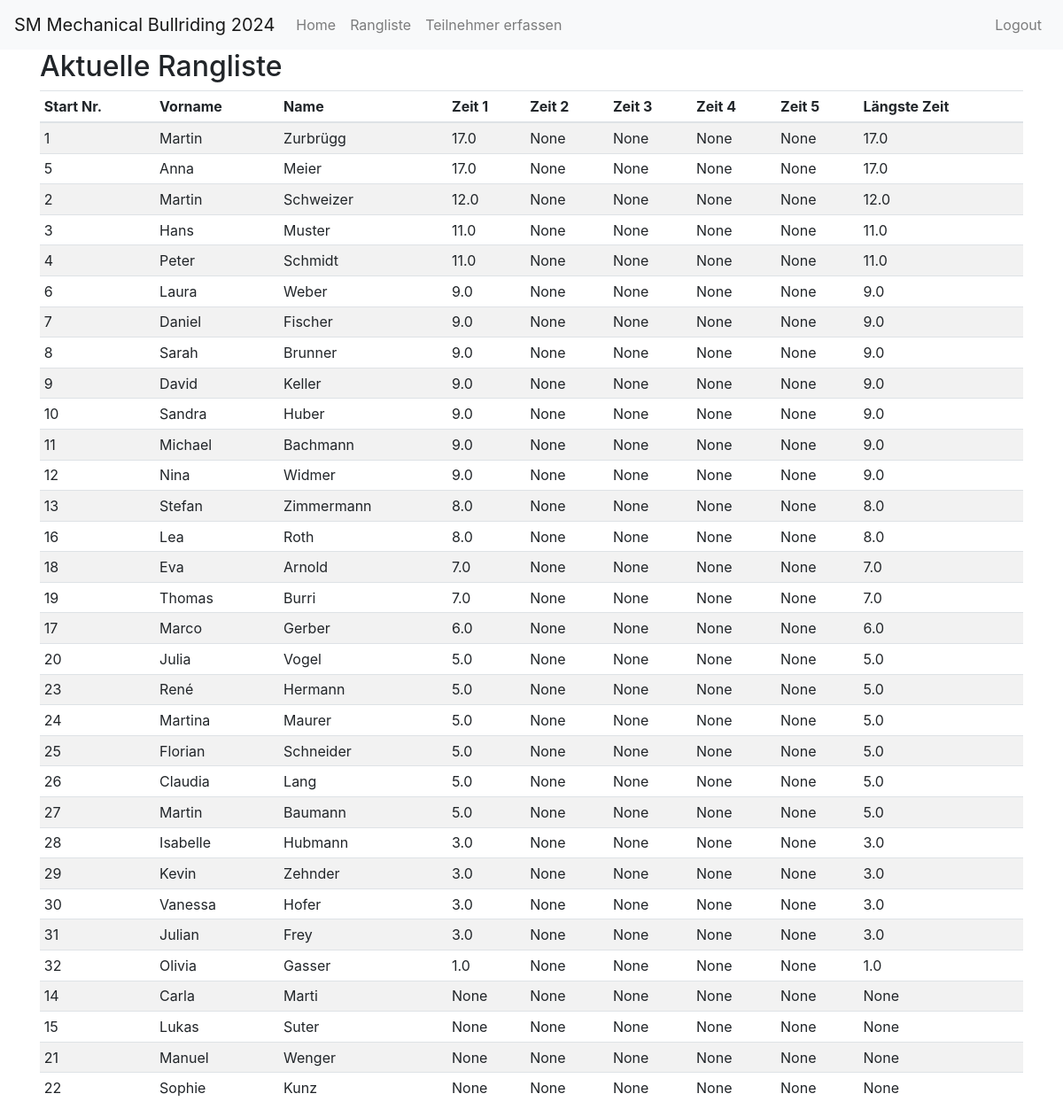
The page /ranking (signed in) on the database as committed earlier.
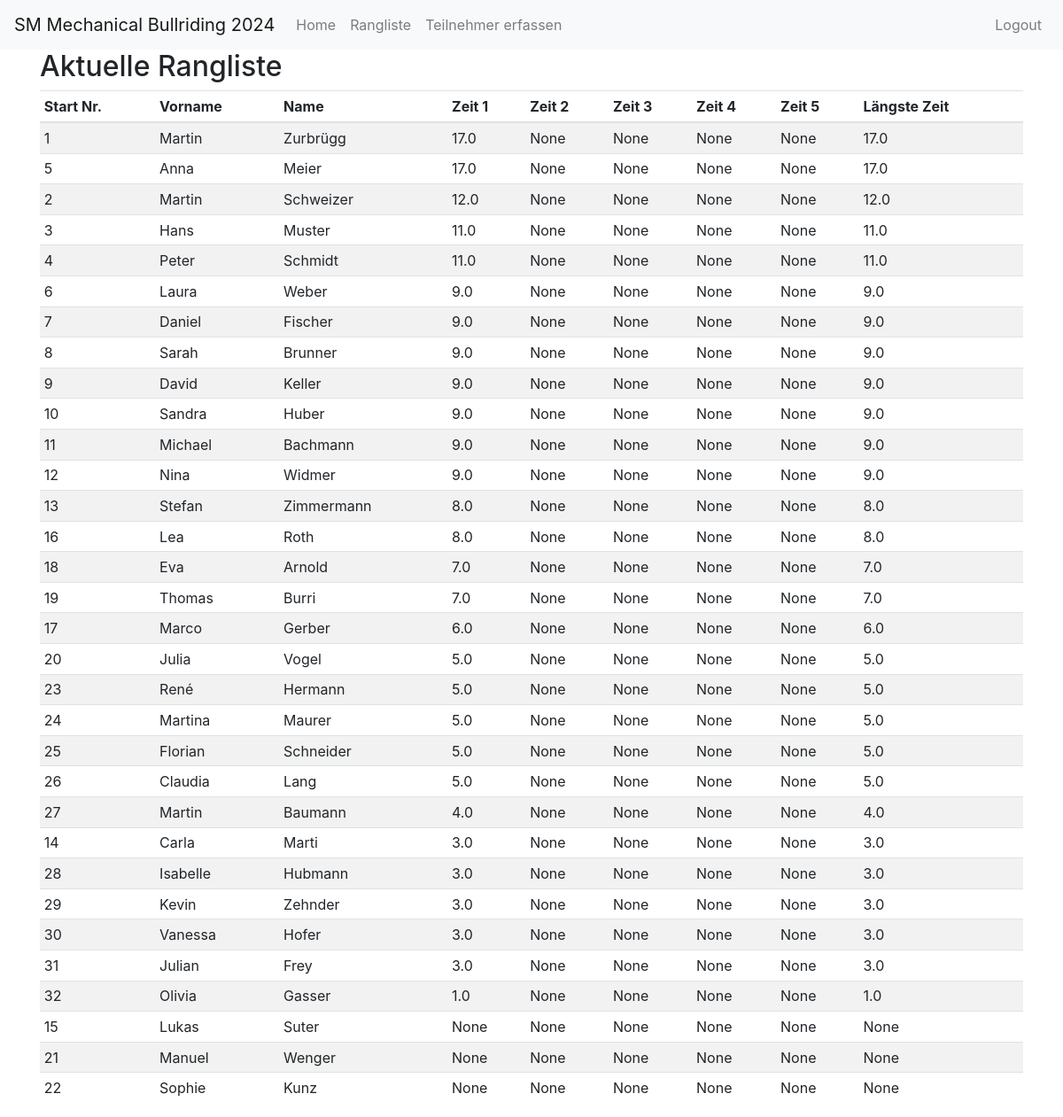
The same page on the database as committed later.
### app/models.py (models this page shows)
class Participant(db.Model):
    id = db.Column(db.Integer, primary_key=True)
    active = db.Column(db.Boolean, default=False)
    start_nr = db.Column(db.Integer, nullable=True, unique=True)
    first_name = db.Column(db.String(64), nullable=False)
    last_name = db.Column(db.String(64), nullable=False)
    address = db.Column(db.String(128), nullable=False)
    postal_code = db.Column(db.String(10), nullable=False)
    city = db.Column(db.String(64), nullable=False)
    email = db.Column(db.String(120), nullable=True)
    phone = db.Column(db.String(20), nullable=True)
    time1 = db.Column(db.Float, nullable=True)
    time2 = db.Column(db.Float, nullable=True)
    time3 = db.Column(db.Float, nullable=True)
    time4 = db.Column(db.Float, nullable=True)
    time5 = db.Column(db.Float, nullable=True)
    time6 = db.Column(db.Float, nullable=True)
    round1_passed = db.Column(db.Boolean, default=False)
    round2_passed = db.Column(db.Boolean, default=False)
    round3_passed = db.Column(db.Boolean, default=False)
    round4_passed = db.Column(db.Boolean, default=False)
    round5_passed = db.Column(db.Boolean, default=False)
    @property
    def longest_time(self):
        times = [t for t in [self.time1, self.time2, self.time3, self.time4, self.time5] if t is not None]
        return max(times) if times else None

### app/routes.py (the view)
@bp.route('/ranking')
@login_required
def ranking():
    participants = Participant.query.all() if current_user.is_authenticated else []
    rankings = sorted(participants, key=lambda p: p.longest_time if p.longest_time is not None else 0, reverse=True)
    return render_template('ranking.html', title='Rangliste', rankings=rankings)

### app/models.py (called while the page is built)
@login.user_loader
def load_user(id):
    return User.query.get(int(id))

### app/templates/ranking.html
{% extends "base.html" %}
{% block content %}
  {% if current_user.is_authenticated %}
    <h2>Aktuelle Rangliste</h2>
    <table class="table table-striped table-sm">
      <thead>
        <tr>
          <th>Start Nr.</th>
          <th>Vorname</th>
          <th>Name</th>
          <th>Zeit 1</th>
          <th>Zeit 2</th>
          <th>Zeit 3</th>
          <th>Zeit 4</th>
          <th>Zeit 5</th>
          <th>Längste Zeit</th>
        </tr>
      </thead>
      <tbody>
        {% for ranking in rankings %}
          <tr>
            <td>{{ ranking.start_nr }}</td>
            <td>{{ ranking.first_name }}</td>
            <td>{{ ranking.last_name }}</td>
            <td>{{ ranking.time1 }}</td>
            <td>{{ ranking.time2 }}</td>
            <td>{{ ranking.time3 }}</td>
            <td>{{ ranking.time4 }}</td>
            <td>{{ ranking.time5 }}</td>
            <td>{{ ranking.longest_time }}</td>
          </tr>
        {% endfor %}
      </tbody>
    </table>
  {% else %}
    <p>Please Login!</p>
  {% endif %}
{% endblock %}

### app/templates/base.html (shortened to what this page needs)
<!doctype html>
<html lang="en">
  <head>
    <link href="https://stackpath.bootstrapcdn.com/bootstrap/4.5.2/css/bootstrap.min.css" rel="stylesheet">
    <link href="https://cdnjs.cloudflare.com/ajax/libs/font-awesome/5.15.1/css/all.min.css" rel="stylesheet">
  </head>
  <body>
    <nav class="navbar navbar-expand-md navbar-light bg-light">
      <a class="navbar-brand" href="{{ url_for('main.index') }}">SM Mechanical Bullriding 2024</a>
      <div class="collapse navbar-collapse" id="navbarCollapse">
        <ul class="navbar-nav mr-auto">
          <li class="nav-item">
            <a class="nav-link" href="{{ url_for('main.index') }}">Home</a>
          </li>
          <li class="nav-item">
            <a class="nav-link" href="{{ url_for('main.ranking') }}">Rangliste</a>
          </li>
          {% if current_user.is_authenticated %}
            <li class="nav-item">
              <a class="nav-link" href="{{ url_for('main.participant') }}">Teilnehmer erfassen</a>
            </li>
          {% endif %}
        </ul>
        <ul class="navbar-nav ml-auto">
          {% if current_user.is_authenticated %}
            <li class="nav-item">
              <a class="nav-link" href="{{ url_for('main.logout') }}">Logout</a>
            </li>
          {% else %}
            <li class="nav-item">
              <a class="nav-link" href="{{ url_for('main.login') }}">Login</a>
            </li>
          {% endif %}
        </ul>
      </div>
    </nav>
    <div class="container">
      {% block content %}{% endblock %}
    </div>
  </body>
</html>

Rows that differ between the two databases and show on the page:
changed Participant "Baumann": time1 "5.0" → "4.0"; longest_time "5.0" → "4.0"
changed Participant "Carla": time1 "None" → "3.0"; longest_time "None" → "3.0"; moves up the list
